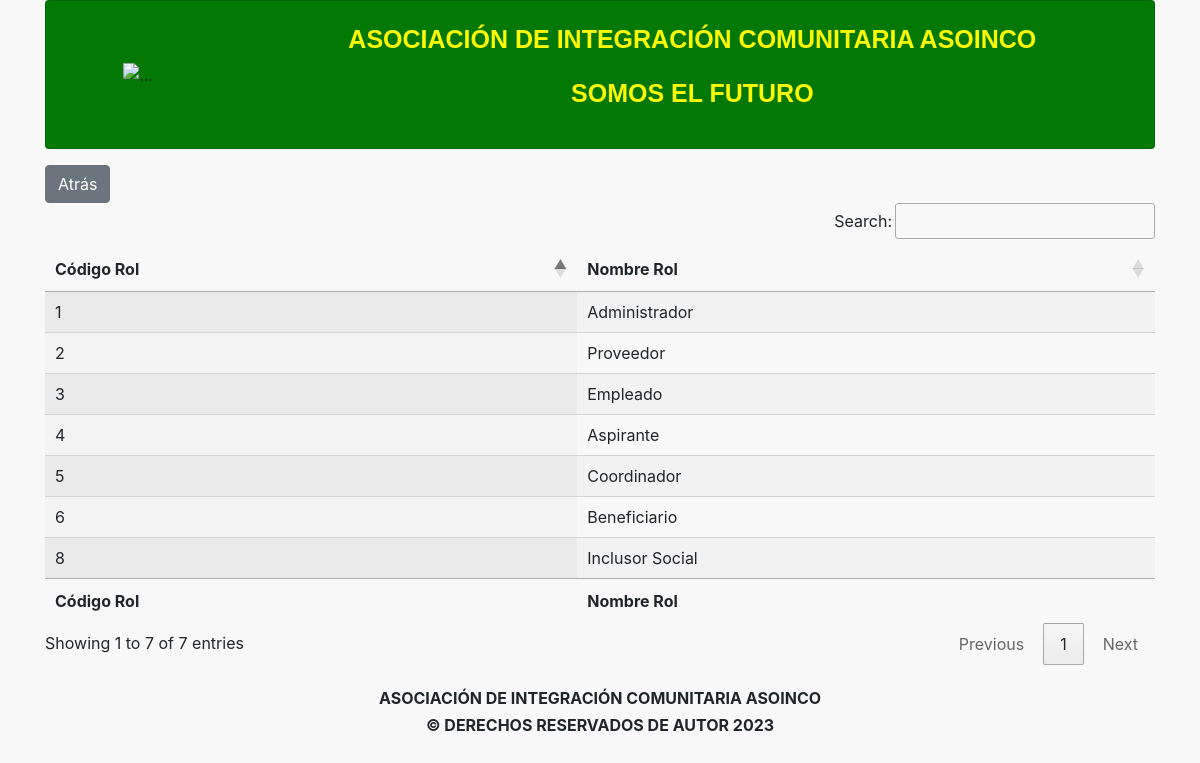
/?c=Roles&a=consultarRolesReporte (signed in), run on the app's committed database.
### tables this page shows
CREATE TABLE `roles` (
  `rol_codigo` int(11) NOT NULL,
  `rol_nombre` varchar(45) NOT NULL
);

### models/Database.php (called while the page is built)
<?php
    class DataBase{
        public static function connection(){
            $hostname = "localhost";
            $port = "3306";
            $database = "prueba";
            $username = "root";
            $password = "";
			$pdo = new PDO("mysql:host=$hostname;port=$port;dbname=$database;charset=utf8",$username,$password);
			$pdo->setAttribute(PDO::ATTR_ERRMODE, PDO::ERRMODE_EXCEPTION);
			return $pdo;
		}
	}
?>

### models/Rol.php (called while the page is built, shortened)
<?php
    class Rol{
        private $dbh;
        private $rolCode;
        private $rolName;
        public function __construct(){
            try {
                $this->dbh = DataBase::connection();
                $a = func_get_args();
                $i = func_num_args();
                if (method_exists($this, $f = '__construct' . $i)) {
                    call_user_func_array(array($this, $f), $a);
                }
            } catch (Exception $e) {
                die($e->getMessage());
            }
        }
        public function __construct2($rolCode, $rolName){
            $this->rolCode = $rolCode;
            $this->rolName = $rolName;
        }
        public function getRolCode(){
            return $this->rolCode;
        }
        public function getRolName(){
            return $this->rolName;
        }
        public function consultarRoles(){
            try {
                $rolList = [];
                $sql = 'SELECT * FROM ROLES';
                $stmt = $this->dbh->query($sql);
                foreach ($stmt->fetchAll() as $rol) {
                    $rolList[] = new Rol(
                        $rol['rol_codigo'],
                        $rol['rol_nombre']
                    );
                }
                return $rolList;
            } catch (Exception $e) {
                die($e->getMessage());
            }
        }
    }
?>

### views/modules/consultar_rol/reporte_rol.view.php (the view)
<table id="example" class="display nowrap" style="width:100%">
	<thead>
		<tr>
			<th>Código Rol</th>
			<th>Nombre Rol</th>
		</tr>
	</thead>
	<tbody>
		<?php foreach ($roles as $rol): ?>
		<tr>
			<td><?php echo $rol->getRolCode(); ?></td>
			<td><?php echo $rol->getRolName(); ?></td>
		</tr>
		<?php endforeach; ?>
	</tbody>
	<a href="?c=Dashboard" class="btn btn-secondary">Atrás</a>
	<tfoot>
		<tr>
            <th>Código Rol</th>
			<th>Nombre Rol</th>
		</tr>
	</tfoot>
</table>

### assets/css/styles.css (style rules this page uses)
body { background-color: rgb(248, 248, 248); }

### data on the page
roles: rol_codigo "1", rol_nombre "Administrador"
roles: rol_codigo "2", rol_nombre "Proveedor"
roles: rol_codigo "3", rol_nombre "Empleado"
roles: rol_codigo "4", rol_nombre "Aspirante"
roles: rol_codigo "5", rol_nombre "Coordinador"
roles: rol_codigo "6", rol_nombre "Beneficiario"
roles: rol_codigo "8", rol_nombre "Inclusor Social"
